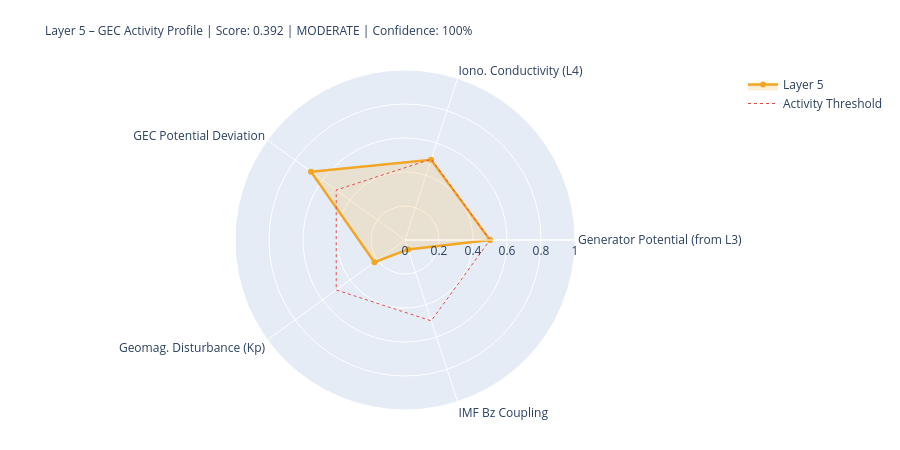

Notebook cell for this chart:
### Markdown cell above
---
## 5. State Assessment & Handoff to Layer 6

### Code cell
# ============================================================
# LAYER-5-SCORE
# ============================================================

# Components
# 1) Generator activity (Layer-3-driven)
gen_score = norm(generator_strength, 0.3, 2.0)
gen_src   = 'from_layer3' if l3_thunder_score is not None else 'estimated'

# 2) Ionospheric conductivity (Layer-4-driven)
iono_score = norm(iono_cond_factor, 0.7, 1.4)
iono_src   = 'from_layer4' if l4_ioniz is not None else 'estimated'

# 3) GEC potential deviation from reference
pot_score = norm(abs(delta_V_pct), 0, 30)  # 0 = at reference, 1 = 30% deviation
pot_src   = 'derived'

# 4) Geomagnetic disturbance (Kp) – modulates vertical currents
kp_score = norm(kp_val, 0, 9)
kp_src   = 'primary' if kp_now is not None else 'from_layer4'

# 5) IMF Bz coupling (southward = stronger M-I coupling → GEC influence)
bz_score = norm(-(bz_now or 0), -5, 30) if bz_now is not None else None
bz_src   = 'primary' if bz_now is not None else 'missing'

COMPONENTS = {
    'Generator Potential (from L3)':  {'score': gen_score,   'source': 'derived_from_layer3', 'dynamic': True},
    'Iono. Conductivity (L4)':      {'score': iono_score,  'source': iono_src, 'dynamic': True},
    'GEC Potential Deviation':      {'score': pot_score,   'source': pot_src,  'dynamic': True},
    'Geomag. Disturbance (Kp)':         {'score': kp_score,    'source': kp_src,   'dynamic': True},
    'IMF Bz Coupling':               {'score': bz_score,    'source': bz_src,   'dynamic': True},
}

available   = {k: v['score'] for k, v in COMPONENTS.items() if v['score'] is not None}
unavailable = [k for k, v in COMPONENTS.items() if v['score'] is None]
layer5_score = round(sum(available.values()) / len(available), 4) if available else None
confidence   = round(len(available) / len(COMPONENTS), 2)
level = ('unknown' if layer5_score is None
         else 'quiet'   if layer5_score < 0.3
         else 'moderate' if layer5_score < 0.6
         else 'active')
dominant_l5 = max(available, key=available.get) if available else 'none'

# Kp consistency: separate 1-min raw value from score value
kp_1m_raw   = kp_now          # directly from API (can be 0.0 during live measurement)
kp_for_score = kp_val          # from Layer-0 context or estimated value if needed
kp_score_src = kp_src

W = 68
print('=' * W)
print('LAYER 5 – GLOBAL ELECTRIC CIRCUIT – STATE ASSESSMENT')
print('=' * W)
for name, comp in COMPONENTS.items():
    s = comp['score']
    if s is not None:
        bar = '█' * int(s*20) + '░' * (20-int(s*20))
        print(f'  {name:<34} {bar}  {s:.3f}  [{comp["source"]}]')
    else:
        print(f'  {name:<34} {"─"*20}  n/a   [missing]')
print('-' * W)
print(f'  Score:         {layer5_score:.3f}  ({len(available)}/{len(COMPONENTS)} components)')
print(f'  Confidence:    {confidence:.0%}')
print(f'  Level:         {level.upper()}')
print(f'  Dominant:      {dominant_l5}')
print(f'  V_iono:        {V_iono_mod:.1f} kV  (Δ {delta_V_pct:+.1f}% vs. Ref)')
print(f'  I_total:       {I_total_mod:.1f} A   (Δ {delta_I_pct:+.1f}% vs. Ref)')
print('=' * W)

# Radar
cats   = list(available.keys())
vals_r = list(available.values())
if len(cats) >= 3:
    fig = go.Figure()
    fig.add_trace(go.Scatterpolar(
        r=vals_r + [vals_r[0]], theta=cats + [cats[0]],
        fill='toself', fillcolor='rgba(242,166,35,0.18)',
        line=dict(color='#F2A623', width=2.5), name='Layer 5'
    ))
    fig.add_trace(go.Scatterpolar(
        r=[0.5]*(len(cats)+1), theta=cats+[cats[0]],
        line=dict(color='#E24B4A', dash='dot', width=1),
        mode='lines', name='Activity Threshold'
    ))
    fig.update_layout(
        title=dict(
            text=f'Layer 5 – GEC Activity Profile | Score: {layer5_score:.3f} | {level.upper()} | Confidence: {confidence:.0%}',
            font=dict(size=12)
        ),
        polar=dict(radialaxis=dict(visible=True, range=[0,1])),
        height=450, showlegend=True,
        margin=dict(l=80, r=80, t=70, b=40)
    )
    fig.show()

### Figure 1 — Plotly figure (JSON) as saved in the notebook; plotly's stock layout.template omitted (floating-point values rounded to 4 significant figures)
{"data": [{"fill": "toself", "fillcolor": "rgba(242,166,35,0.18)", "line": {"color": "#F2A623", "width": 2.5}, "name": "Layer 5", "r": [0.5, 0.4963, 0.6833, 0.2222, 0.0583, 0.5], "theta": ["Generator Potential (from L3)", "Iono. Conductivity (L4)", "GEC Potential Deviation", "Geomag. Disturbance (Kp)", "IMF Bz Coupling", "Generator Potential (from L3)"], "type": "scatterpolar"}, {"line": {"color": "#E24B4A", "dash": "dot", "width": 1}, "mode": "lines", "name": "Activity Threshold", "r": [0.5, 0.5, 0.5, 0.5, 0.5, 0.5], "theta": ["Generator Potential (from L3)", "Iono. Conductivity (L4)", "GEC Potential Deviation", "Geomag. Disturbance (Kp)", "IMF Bz Coupling", "Generator Potential (from L3)"], "type": "scatterpolar"}], "layout": {"height": 450, "margin": {"b": 40, "l": 80, "r": 80, "t": 70}, "polar": {"radialaxis": {"range": [0, 1], "visible": true}}, "showlegend": true, "title": {"font": {"size": 12}, "text": "Layer 5 – GEC Activity Profile | Score: 0.392 | MODERATE | Confidence: 100%"}}}
